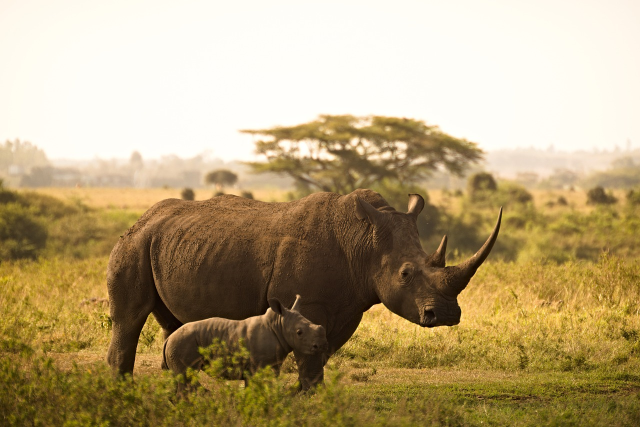
#> input picture Imgs/rhino.jpg, 1280 x 854 px (shown at 1/2 size)
$ jupyter execute --allow-errors Untitled.ipynb   (shell and % lines are left out)
#> lines starting #> are read from the running program, lines starting #| are printed output that depends on the picture; after the words box and inside, x2 and y2 are one past the last pixel; in counts of white or black regions, pixels touching at a corner belong together
[cell 1]
import cv2
import numpy as np
import matplotlib.pyplot as plt
from PIL import Image
from IPython.display import Image
import os

[cell 2]
image_path = os.path.abspath("Imgs/rhino.jpg")
cb_img = cv2.imread(image_path)
#> cb_img is the input picture: shape (854, 1280, 3); mean B, G, R 121.7, 160.5, 179.8

if cb_img is None:
    print("Error: Unable to load the image.")
else:
    plt.imshow(cb_img, cmap='gray')
#> (this line was passed over: IPython is not available in this run)
    plt.title('Grayscale Image')
#> (this line was passed over: IPython is not available in this run)
    plt.show()

[cell 3]
print(cb_img[0,0])
#| [232 244 254]
print(cb_img[0,6])
#| [233 245 255]

[cell 4]
cb_img_copy = cb_img.copy()
cb_img_copy[150,0] = 0
#> cb_img_copy: shape (854, 1280, 3); under 0.01% of pixels changed, all inside (x1, y1, x2, y2) = (0, 150, 1, 151)
cb_img_copy[150,1] = 0
#> cb_img_copy: shape (854, 1280, 3); mean B, G, R 121.7, 160.5, 179.8
cb_img_copy[150,2] = 0
#> cb_img_copy: shape (854, 1280, 3); mean B, G, R 121.7, 160.5, 179.8
cb_img_copy[150,3] = 255
#> cb_img_copy: shape (854, 1280, 3); mean B, G, R 121.7, 160.5, 179.8
cb_img_copy[150,4] = 255
#> cb_img_copy: shape (854, 1280, 3); mean B, G, R 121.7, 160.5, 179.8
cb_img_copy[150,5] = 255
#> cb_img_copy: shape (854, 1280, 3); mean B, G, R 121.7, 160.5, 179.8
cb_img_copy[150,6] = 255
#> cb_img_copy: shape (854, 1280, 3); mean B, G, R 121.7, 160.5, 179.8

#> (a cell that did not finish here is left out)

[cell 6]
img_bgr = cv2.imread('Imgs/rhino.jpg', cv2.IMREAD_COLOR)
plt.imshow(img_bgr)
#> (this line was passed over: IPython is not available in this run)

[cell 7]
img_rgb = img_bgr[:,:,::-1]
plt.imshow(img_rgb)
#> (this line was passed over: IPython is not available in this run)

[cell 8]
cropped_region = img_rgb[700:800, 1000:1100]
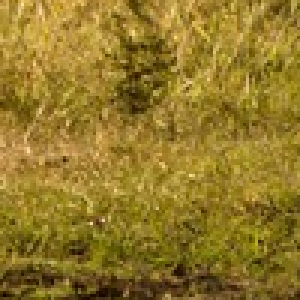
#> cropped_region: shape (100, 100, 3) (shown 3 times larger); mean R, G, B 146.3, 120.7, 40.8
# plt.figure(figsize=(10, 10))
# plt.figure(dpi=300)
plt.imshow(cropped_region, aspect='auto', interpolation='bilinear')
#> (this line was passed over: IPython is not available in this run)
plt.axis('off')
#> (this line was passed over: IPython is not available in this run)
plt.show()
#Show the image on jupyter without it being stretched
#Resize the image as well

***Flipping Images***

[cell 9]
img_rgb_flipped_horz = cv2.flip(img_rgb, 1)
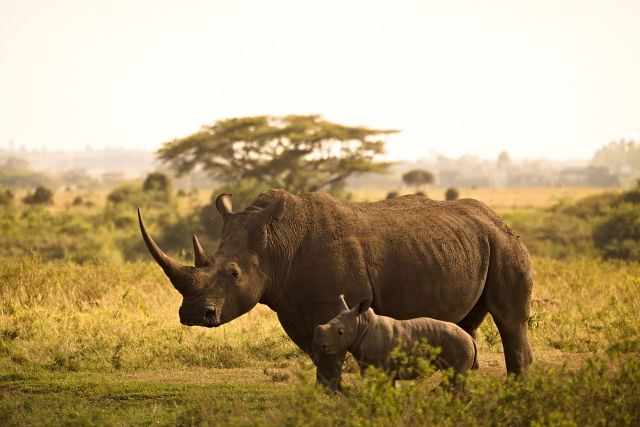
#> img_rgb_flipped_horz: shape (854, 1280, 3) (shown at 1/2 size); mean R, G, B 179.8, 160.5, 121.7
img_rgb_flipped_vert = cv2.flip(img_rgb, 0)
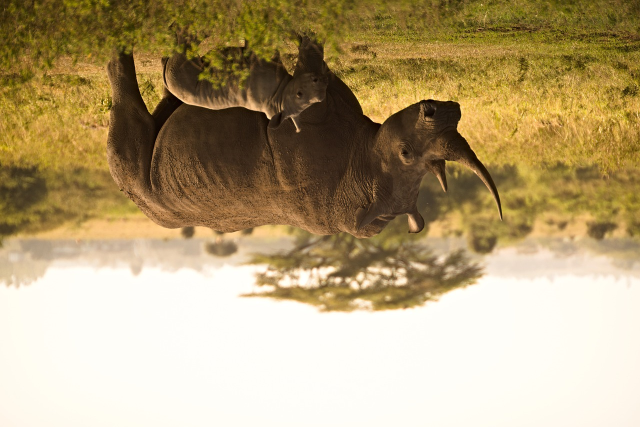
#> img_rgb_flipped_vert: shape (854, 1280, 3) (shown at 1/2 size); mean R, G, B 179.8, 160.5, 121.7
img_rgb_flipped_both = cv2.flip(img_rgb, -1)
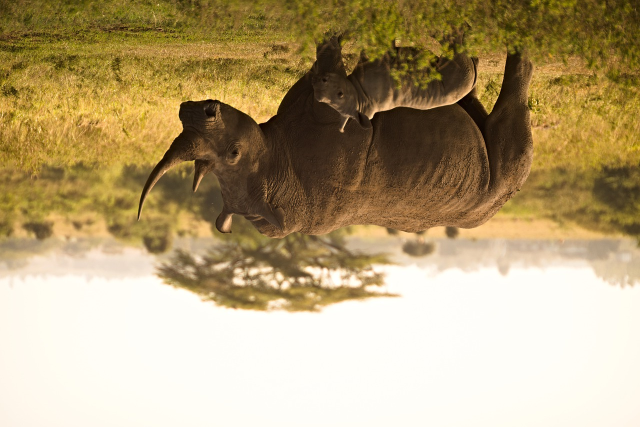
#> img_rgb_flipped_both: shape (854, 1280, 3) (shown at 1/2 size); mean R, G, B 179.8, 160.5, 121.7

plt.figure(figsize=[18,5])
#> (this line was passed over: IPython is not available in this run)
plt.subplot(141);plt.imshow(img_rgb_flipped_horz);plt.title('Horizontal Flip');
plt.subplot(142);plt.imshow(img_rgb_flipped_vert);plt.title('Vertical Flip');
plt.subplot(143);plt.imshow(img_rgb_flipped_both);plt.title('Both Flipped');
plt.subplot(144);plt.imshow(img_rgb);plt.title('Original')
